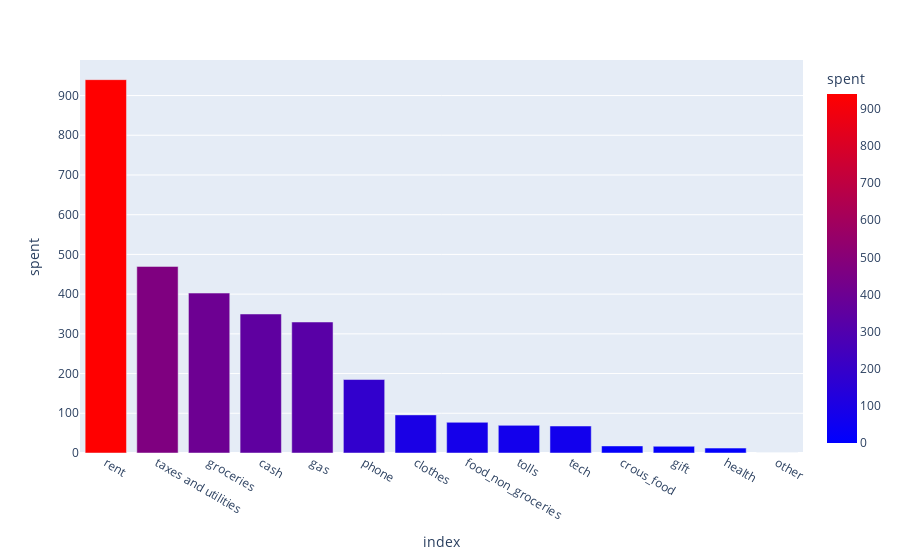

Notebook code for this chart:
### Code cell
import plotly.express as px
px.bar(exp.sort_values("spent", ascending=False), y="spent", color="spent", color_continuous_scale="Bluered")

### Figure 1 — Plotly figure (JSON) as saved in the notebook; plotly's stock layout.template omitted (floating-point values rounded to 4 significant figures)
{"data": [{"alignmentgroup": "True", "hovertemplate": "index=%{x}<br>spent=%{marker.color}<extra></extra>", "legendgroup": "", "marker": {"color": [940, 469.8, 402.7, 350, 329.8, 185.0, 95.94, 77.3, 69.6, 67.97, 17.8, 16.95, 12.39, 0], "coloraxis": "coloraxis"}, "name": "", "offsetgroup": "", "orientation": "v", "showlegend": false, "textposition": "auto", "type": "bar", "x": ["rent", "taxes and utilities", "groceries", "cash", "gas", "phone", "clothes", "food_non_groceries", "tolls", "tech", "crous_food", "gift", "health", "other"], "xaxis": "x", "y": [940, 469.8, 402.7, 350, 329.8, 185.0, 95.94, 77.3, 69.6, 67.97, 17.8, 16.95, 12.39, 0], "yaxis": "y"}], "layout": {"barmode": "relative", "coloraxis": {"colorbar": {"title": {"text": "spent"}}, "colorscale": [[0, "rgb(0,0,255)"], [1, "rgb(255,0,0)"]]}, "legend": {"tracegroupgap": 0}, "margin": {"t": 60}, "xaxis": {"anchor": "y", "domain": [0, 1], "title": {"text": "index"}}, "yaxis": {"anchor": "x", "domain": [0, 1], "title": {"text": "spent"}}}}
